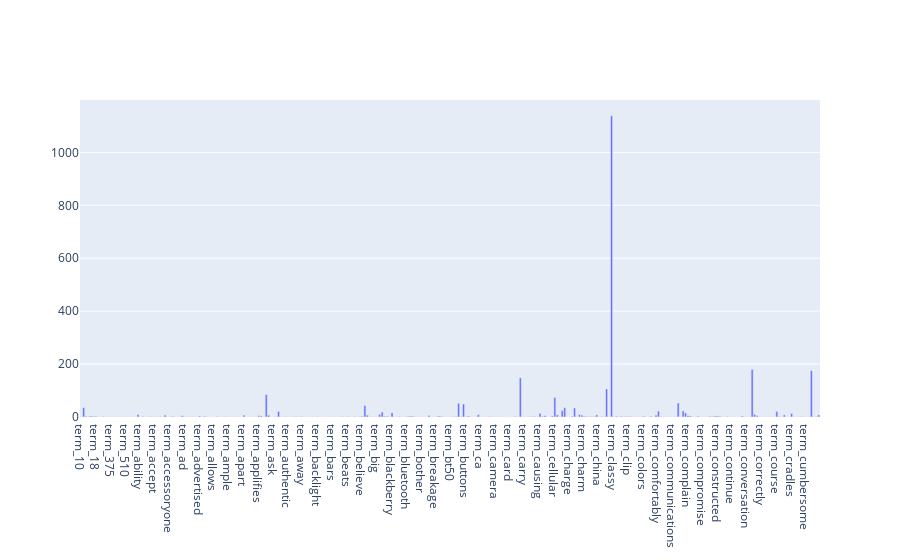

The code cell stored with this chart in its notebook:
### Code cell
# import plotly.graph_objects as go


# fig = go.Figure([go.Bar(x=count_vect_2)[:300], y=term_frequencies[0:300], textposition='auto')])

# fig.show()



# Answer here
import plotly.graph_objects as go


fig = go.Figure([go.Bar(x=["term_"+str(i) for i in count_vect_2.get_feature_names()[0:300]], y=term_frequencies[0:300], textposition='auto')])

fig.show()

### Figure 1 — Plotly figure (JSON) as saved in the notebook; plotly's stock layout.template omitted (floating-point values rounded to 4 significant figures; data arrays with more than 128 entries replaced by an {"elided": "..."} marker saying what was removed)
{"data": [{"textposition": "auto", "type": "bar", "x": {"elided": "300 str values"}, "y": {"elided": "300 int values"}}], "layout": {}}
